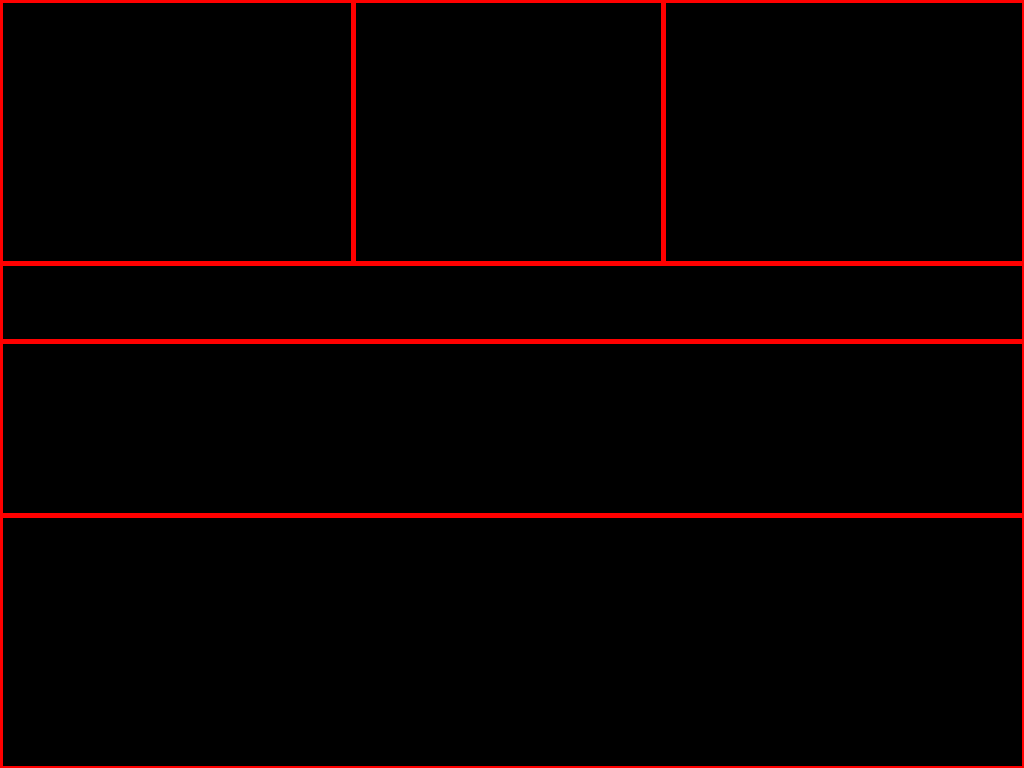
#> input picture generate&inference no texons/scenes/10772.png, 1024 x 768 px
$ python -i inference_real_v1.94_nocolor_for_loop_human_prior.py   (imports and definitions only)   (Python 2 division)   (older library calls are emulated)
#> lines starting #> are read from the running program, lines starting #| are printed output that depends on the picture; after the words box and inside, x2 and y2 are one past the last pixel; in counts of white or black regions, pixels touching at a corner belong together
#-*- coding: utf-8 -*-
"""
Created on Mon Apr 24 13:52:00 2017

output: no all_possible_infer_trees, only most_likely_tree

@author: Edward Coen
"""

from __future__ import division
from mpl_toolkits.mplot3d import Axes3D
import scipy.special
from scipy.misc import comb
import math
import scipy.stats
import numpy as np
import networkx as nx
from networkx.algorithms.traversal.depth_first_search import dfs_successors
import itertools as it
import operator as op
import pandas as pd
import cv2
import sys
import itertools
import matplotlib.pyplot as plt
import graphviz
import cPickle as pickle
from sympy import *

# [1 line not run here, left out]
"""
number of img to infer
"""
#SUBJECT_NUM_LIST = range(1, 26) + range(101, 104) + range(105, 111) + range(201, 209) + range(301, 311)
SUBJECT_NUM_LIST = range(1, 17)

#IMG_LIST = range(17001, 19001)
#IMG_LIST = np.array([95,409,545,634,695,991,1260,2067,2116,2240,2541,2656,2788,3007,3354,3395,3596,3799,4119,4510]) + 10000
IMG_LIST = np.array([10319])
#HUMAN_LIST = np.array([23, 999, 14, 44, 26, 999, 28, 3, 13, 999, 9, 8, 26, 999, 44, 25, 40, 999, 999, 999, 7, 999, 9, 999, 30, 44, 999, 999, 999, 28, 44, 999, 16, 32, 30, 14, 31, 26, 999, 32, 28, 10, 999, 17, 42, 99, 6, 40])
HUMAN_LIST = np.array([999] * 10000)
# [1 line not run here, left out]
IMG_NUM_BATCH = 1
IMG_NUM = 10001

"""
ncrp parameters
"""

GAMMA = 0.9
ALL_GUEST_NUM = 6

"""
image parameters
"""

IMAGE_WIDTH = 512
IMAGE_HEIGHT = 768
COLOR_SPACE = [[128,128,128],[0,0,255],[0,255,0],[255,0,0],[0,255,255],[255,0,255],[255,255,0],[255,255,255]]
GRAPH_WIDTH = 500
TREE_GRAPH_HEIGHT = 252
INFER_IMG_ADJUST_HEIGHT = 300

"""
Dirchlet parmeters
"""
ALPHA_BASE = 3.3


"""
code parameters
"""

"""
information content record
"""

INFORMATION_CONTENT_VALUE_LIST = []
CONDITIONAL_ENTROPY_VALUE_LIST = []
"""
global arguements
"""

# [41 lines of commented-out code are left out]

""" possible tree and its p value for curr img """

class possible_tree_generator():
    def __init__(self, img_num):
        self.img_num = img_num
        self.all_img_tree_list = []

    # [138 lines left out: functions __call__, possible_tree, tree_extend, node_extend, make_extended_tree, cal_possible_cut_edges, not called in this run]

def cal_p_dirichlet(cut_propotion):
    alpha = [ALPHA_BASE] * len(cut_propotion)
    return scipy.stats.dirichlet.pdf(cut_propotion, alpha)

# [18 lines left out: functions tree_flatten, ncrp_tree_transform, not called in this run]

"""transform possible tree to table partion list  """
"""make the prior probability calculation easy"""
"""make the likelihood probabilty list"""

class likelihood():
    # [30 lines left out: functions __init__, prior_code_tree_transform, cal_code_list, not called in this run]

    def cal_children_single_guest_num(self, node_id):
        single_guest_num_list =  map(lambda x: len(self.graph.node[x]['guest']), nx.DiGraph.successors(self.graph, node_id))
        return len(single_guest_num_list) - single_guest_num_list.count(1)

    def cal_index_sorted(self, element):
        self.target = element
        return map(self.find_index, range(len(self.element_with_index_list)))

    def find_index(self, index):
        if self.element_with_index_list[index][1] == self.target:
            return index

    def __call__(self):
        map(self.prior_code_tree_transform, self.all_tree_graph)
        return self.all_tree_code, self.all_tree_p

"""cal the prior probability for every possible tree of curr img by the 'table partion list' form"""

class prior():

    def __init__(self, all_table_partion_list):
        self.all_table_partion_list = all_table_partion_list

    def cal_renomalize_parameter(self, table_partion):
        return 1/((1 - scipy.special.gamma(GAMMA) * GAMMA * scipy.special.gamma(np.array(table_partion).sum()) / scipy.special.gamma(np.array(table_partion).sum() + GAMMA)) * len(list(set(itertools.permutations(np.array(table_partion))))))

    # [4 lines left out: function cal_probability_table_partion, not called in this run]

    def cal_permutation_table_partion(self, table_partion):
        return list(set(list(itertools.permutations(table_partion))))

    def cal_all_combination_guest(self, permutation_table_partion):
        return reduce(op.add, map(self.cal_permutation_combination_guest, permutation_table_partion))

    def cal_permutation_combination_guest(self, table_partion):
        self.guest_left = np.array(table_partion).sum()
        return reduce(op.mul, map(self.cal_combination_guest, table_partion))

    # [13 lines left out: functions cal_combination_guest, cal_prior_probability, not called in this run]

    def __call__(self):
        return map(self.cal_prior_probability, self.all_table_partion_list)

""" make img likelihood function in abstract form"""

# [45 lines left out: function make_posterior_function, not called in this run]

"""cal the posterior probability and visualization the most likely tree"""
class posterior():
    def __init__(self, img_num):
        self.img_num = img_num

    def __call__(self):
#        img_loglikelihood_given_gamma_alpha = 1
#        f_img_likelihood = Function('f_img_likelihood')
#        f_all_img = 1
        for z in range(self.img_num):
#            print z
            Possible_Tree = possible_tree_generator(z)
            Possible_Tree_List = Possible_Tree()
            example_Tree = Possible_Tree_List[0]
            leaf_nodes = [ n for n,d in dict(example_Tree.out_degree()).items() if d==0]
            if len(leaf_nodes) != ALL_GUEST_NUM:
                print(len(leaf_nodes), z, '!!!')
#            f_img_likelihood = reduce(op.add, map(make_posterior_function, Possible_Tree_List))
#            f_all_img = f_all_img * f_img_likelihood
#            visualization(Possible_Tree_List[0], z)
            Likelihood = likelihood(all_tree_graph = Possible_Tree_List)
            Likelihood_Probability = Likelihood()
#
            All_Table_Partion_List = map(lambda x: Likelihood_Probability[0][x], range(len(Likelihood_Probability[0])))
            Prior = prior(all_table_partion_list = All_Table_Partion_List)
            Prior_Probability =  Prior()
            posterior_list = map(lambda x: Prior_Probability[x] * Likelihood_Probability[1][x], range(len(Likelihood_Probability[0])))
#            img_loglikelihood_given_gamma_alpha = img_loglikelihood_given_gamma_alpha*(np.sum(posterior_list))
#        return f_all_img
            if len(posterior_list) >= 5:
                top5_index = np.argsort(posterior_list)[-5:]
                top_posterior_list = np.array(posterior_list)[top5_index]
            else:
                top5_index = np.array(list(range(len(posterior_list))))
                top_posterior_list =  posterior_list
            posterior_sample_list = map(lambda x: x * 1.0 / np.array(top_posterior_list).sum(), top_posterior_list)
            information_content = - math.log(np.array(posterior_list).sum(), 2)
            INFORMATION_CONTENT_VALUE_LIST.append(information_content)

            posterior_list_renormalize = np.array(posterior_list) / np.array(posterior_list).sum()
            conditional_entropy_list = map(lambda x: - x * math.log(x, 2), posterior_list_renormalize)
            conditional_entropy = np.array(conditional_entropy_list).sum()
            CONDITIONAL_ENTROPY_VALUE_LIST.append(conditional_entropy)
            for subjectIndex in SUBJECT_NUM_LIST:
                max_index = np.argmax(np.array(posterior_list))
                sampled_index = top5_index[list(np.random.multinomial(1, posterior_sample_list)).index(1)]

                most_like_tree = Possible_Tree_List[max_index]
                most_like_tree.node[1]['possible_trees_num'] = len(Possible_Tree_List)
                most_like_tree.node[1]['p_poster_list'] = posterior_list

                sampled_tree = Possible_Tree_List[sampled_index]
                sampled_tree.node[1]['possible_trees_num'] = len(Possible_Tree_List)
                sampled_tree.node[1]['p_poster_list'] = posterior_list

                nx.write_gpickle(sampled_tree, 'humanPrior/'+str(IMG_LIST[z])+'sub'+str(subjectIndex)+'.gpickle')
                visualization(sampled_tree, z, subjectIndex)

            num_graph_col = int((len(Possible_Tree_List) - 1)/3) + 1
            tree_graph_width = int(TREE_GRAPH_HEIGHT * 1.5 * 3 / num_graph_col)
#
            img_trees = np.ones([TREE_GRAPH_HEIGHT * 3, int(TREE_GRAPH_HEIGHT * 1.5 * 3) + 481, 3], 'uint8') * 255

            for i in range(3):
                for j in range(num_graph_col):
                    if i * num_graph_col + j < len(Possible_Tree_List):
                        position = nx.drawing.nx_agraph.graphviz_layout(Possible_Tree_List[i * num_graph_col + j], prog = 'dot')
                        color_selections = [(190/256,0,0)] * len(Possible_Tree_List[i * num_graph_col + j].nodes())
#                        label_list = [str(len(Possible_Tree_List[i * num_graph_col + j].node[n]['guest'])) for n in Possible_Tree_List[i * num_graph_col + j].nodes()]
                        label_selections = {}
                        leaf_nodes = [ n for n,d in dict(Possible_Tree_List[i * num_graph_col + j].out_degree()).items() if d==0]
                        for t in range(len(leaf_nodes)):
                            b,g,r = Possible_Tree_List[i * num_graph_col + j].node[leaf_nodes[t]]['img'][0][0]
                            color_selections[leaf_nodes[t] - 1] = (r/256, g/256, b/256)
                            label_selections[leaf_nodes[t]] = leaf_nodes.index(leaf_nodes[t]) + 1
                        nx.draw_networkx_nodes(Possible_Tree_List[i*num_graph_col + j], pos = position, node_color = color_selections, label = label_selections)
                        nx.draw_networkx_labels(Possible_Tree_List[i*num_graph_col + j],pos = position, labels = label_selections, font_size=16)
                        nx.draw_networkx_edges(Possible_Tree_List[i*num_graph_col + j], pos = position)
                        plt.savefig('treesForScenes/'+str(IMG_LIST[z])+'_'  +str(i * num_graph_col + j)+'.png')
                        plt.close()
#                        nx.write_gpickle(Possible_Tree_List[i * num_graph_col + j], 'E:/ncrp_infer/possible_tree_infer_alpha'+str(ALPHA_BASE)+'_gamma['+str(GAMMA)+']_img_'+str(z)+'_tree_'+str(i*num_graph_col+j)+'.gpickle')

                        tree_graph_img = cv2.imread('treesForScenes/'+str(IMG_LIST[z])+'_'+str(i * num_graph_col + j)+'.png')
                        adjust_tree_graph_img = cv2.resize(tree_graph_img, (tree_graph_width, TREE_GRAPH_HEIGHT), interpolation = cv2.INTER_CUBIC)
                        img_trees[TREE_GRAPH_HEIGHT * i:TREE_GRAPH_HEIGHT * (i + 1), tree_graph_width * j:tree_graph_width * (j + 1)] = adjust_tree_graph_img


            img_to_infer = cv2.imread('images/'+str(IMG_LIST[z])+'.png')
            adjust_img_to_infer = cv2.resize(img_to_infer, (int(INFER_IMG_ADJUST_HEIGHT * 4/3), INFER_IMG_ADJUST_HEIGHT), interpolation = cv2.INTER_CUBIC)
            img_trees[0:INFER_IMG_ADJUST_HEIGHT, int(TREE_GRAPH_HEIGHT * 1.5 * 3) + 1:int(TREE_GRAPH_HEIGHT * 1.5 * 3 + INFER_IMG_ADJUST_HEIGHT * 4/3) + 1] = adjust_img_to_infer

            x = np.arange(len(posterior_list))
            y = posterior_list/np.sum(posterior_list)
            plt.bar(x, y, alpha = .9, color = 'g')
            plt.savefig('treesForScenes/'+str(IMG_LIST[z])+'_hist.png')
            plt.close()
            img_hist = cv2.imread('treesForScenes/'+str(IMG_LIST[z])+'_hist.png')
            adjust_img_hist = cv2.resize(img_hist, (int(TREE_GRAPH_HEIGHT * 1.5), TREE_GRAPH_HEIGHT), interpolation = cv2.INTER_CUBIC)
            img_trees[TREE_GRAPH_HEIGHT * 2:TREE_GRAPH_HEIGHT * 3, int(TREE_GRAPH_HEIGHT * 1.5 * 3) + 1:int(TREE_GRAPH_HEIGHT * 1.5 * 4) + 1] = adjust_img_hist

            row_index, col_index = divmod(max_index, num_graph_col)
            cv2.rectangle(img_trees, (int(col_index * tree_graph_width), int(row_index * TREE_GRAPH_HEIGHT)), (int((col_index + 1) * tree_graph_width), int((row_index + 1) * TREE_GRAPH_HEIGHT)), color = (0, 0, 255))

#            cv2.namedWindow('inference_demo')
#            cv2.imshow('inference_demo', img_trees)
#            cv2.waitKey()
            cv2.imwrite('treesForScenes/alpha'+str(ALPHA_BASE)+'_gamma['+str(GAMMA)+']_'+str(IMG_LIST[z])+'.png', img_trees)
            cv2.destroyAllWindows()


#            print 'ok!!', most_like_tree.nodes(), most_like_tree.edges()
#            nx.write_gpickle(most_like_tree, 'human_prior/most_like_tree_'+str(IMG_LIST[z])+'.gpickle')

# [90 lines left out: functions visualization, main, not called in this run]

# [2 lines not run here, left out]


>>> import cv2
>>> picture = cv2.imread('../scenes/10772.png', cv2.IMREAD_GRAYSCALE)
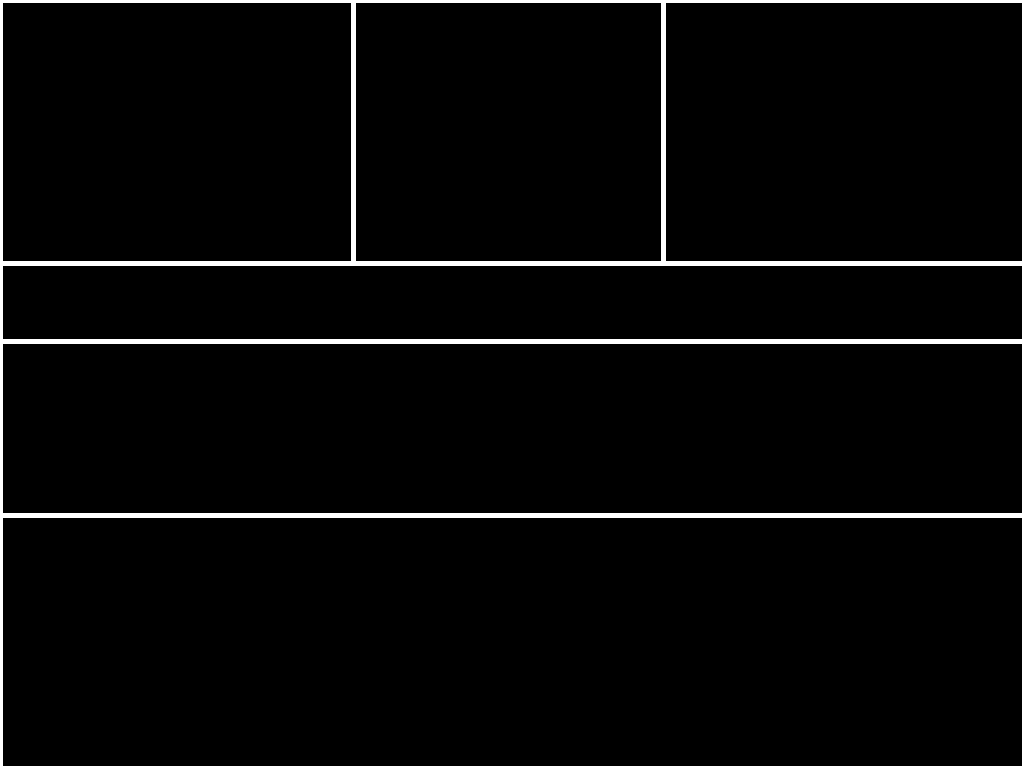
#> picture: shape (768, 1024); values 0 (black) and 76 (white), 3.4% white; 1 white region, box (x1, y1, x2, y2) and area: (0, 0, 1024, 768) 26800
#> (the run stopped early here; a loop or call above may not have finished)

$ run again, on generate&inference no texons/scenes/13691.png
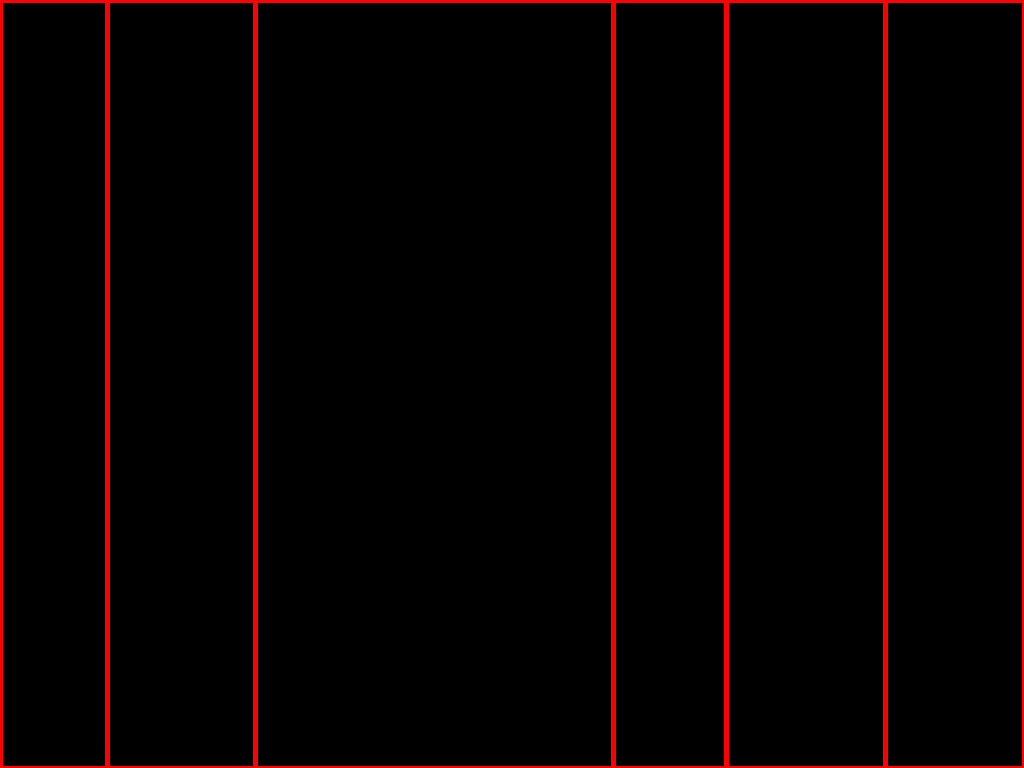
#> input picture generate&inference no texons/scenes/13691.png, 1024 x 768 px
#> `picture = cv2.imread('../scenes/10772.png', cv2.IMREAD_GRAYSCALE)`:
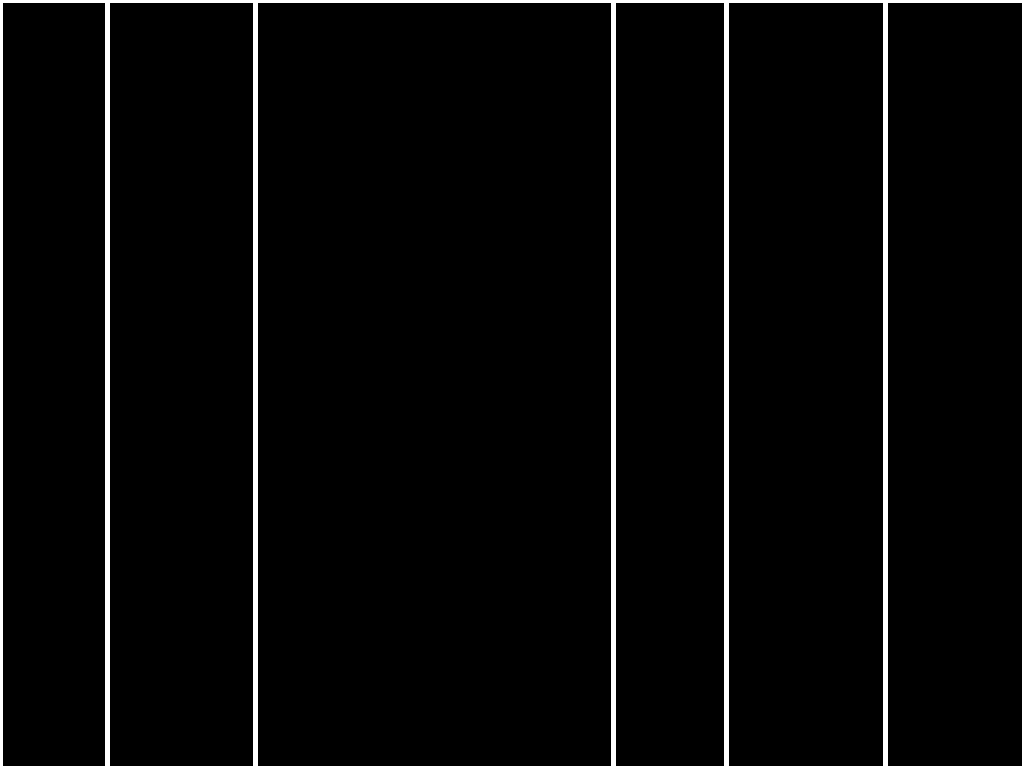
#> picture: shape (768, 1024); values 0 (black) and 76 (white), 3.6% white; 1 white region, box (x1, y1, x2, y2) and area: (0, 0, 1024, 768) 28010

$ run again, on generate&inference no texons/scenes/14945.png
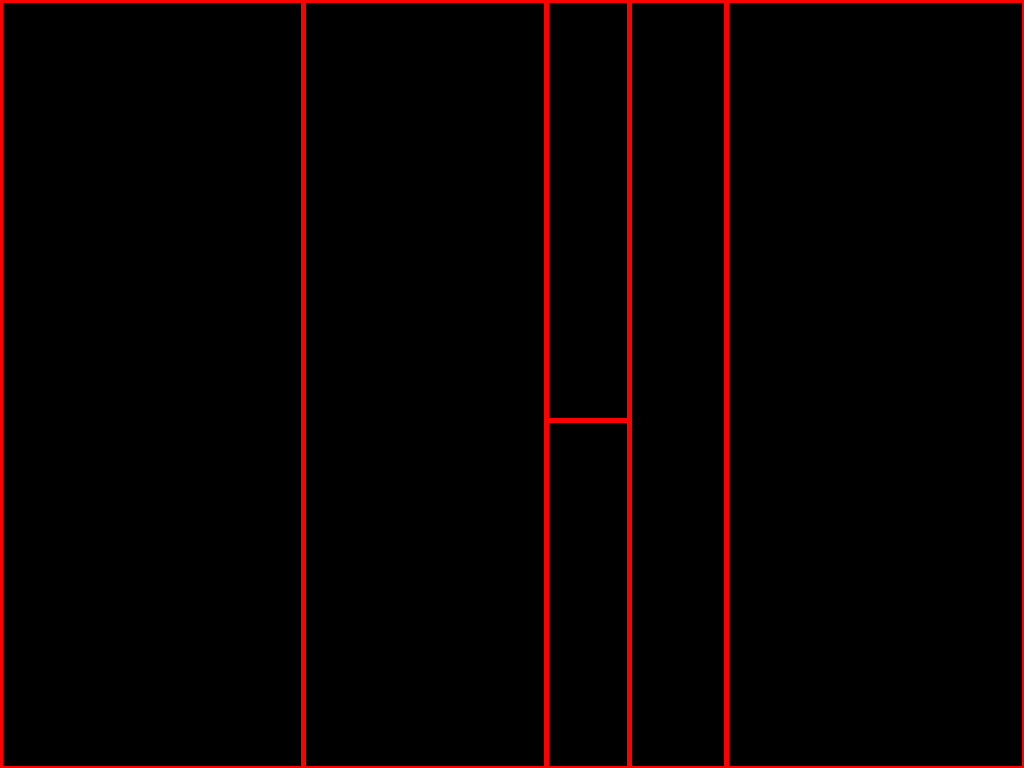
#> input picture generate&inference no texons/scenes/14945.png, 1024 x 768 px
#> `picture = cv2.imread('../scenes/10772.png', cv2.IMREAD_GRAYSCALE)`:
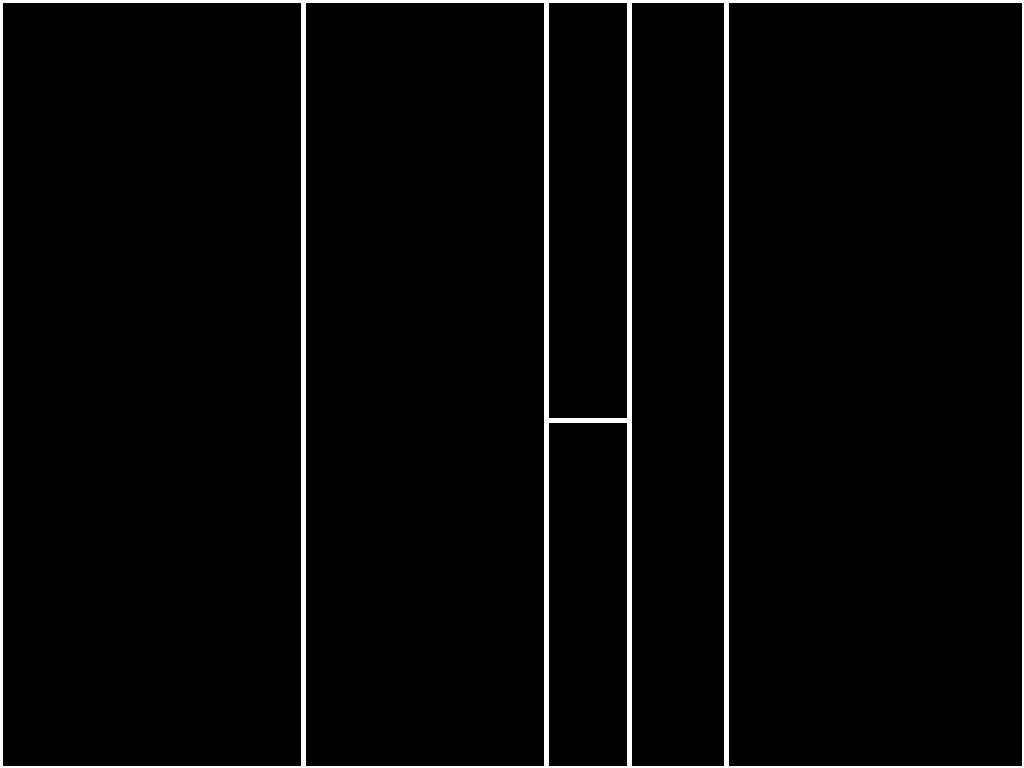
#> picture: shape (768, 1024); values 0 (black) and 76 (white), 3.1% white; 1 white region, box (x1, y1, x2, y2) and area: (0, 0, 1024, 768) 24585
